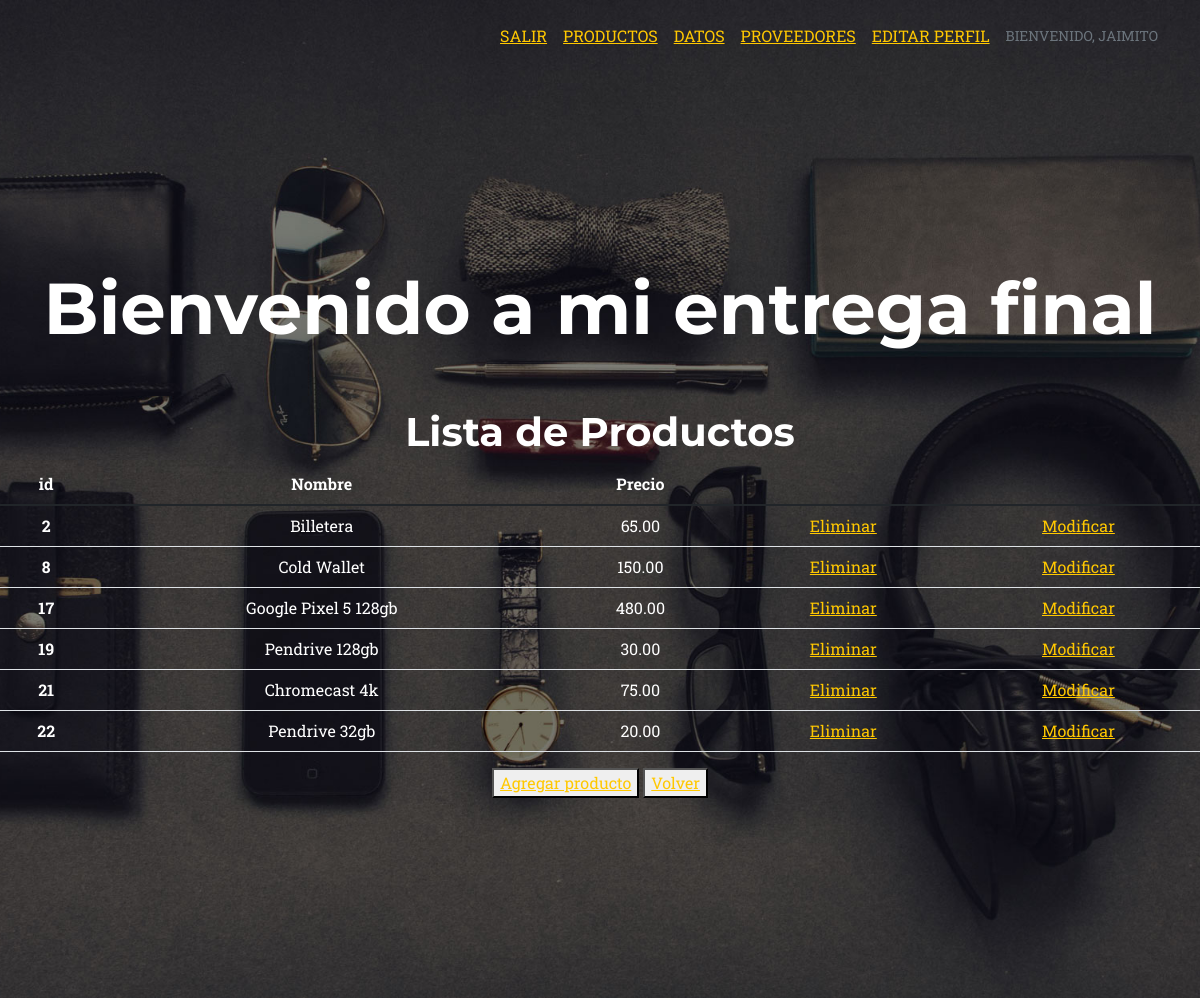
Page /app_negocio/productos (signed in) on the committed database.
### app_negocio/models.py (models this page shows, shortened)
class Productos(models.Model):
    nombre = models.CharField(max_length=40)
    precio = models.DecimalField(max_digits=8, decimal_places=2)

### app_negocio/views.py (the view)
# urls.py: path("productos" , views.productos, name="productos"),
@login_required
def productos(request):
    producto = Productos.objects.all()
    return render( request , "productos.html", {"producto": producto} )

### app_negocio/template/productos.html
{% extends "padre.html" %}
{%  load static %}
{% block contenido %}
<h1 style="color:white" text-align="center">Lista de Productos</h1>
    <table class="table">
        <thead>
          <tr>
            <th scope="col" style="color: white">id</th>
            <th scope="col" style="color: white">Nombre</th>
            <th scope="col" style="color: white">Precio</th>
          </tr>
        </thead>
        <tbody>
            {% for n in producto %}
            <tr>
                <th scope="row" style="color: white">{{n.id}}</th>
                <td style="color: white">{{n.nombre}}</td>
                <td style="color: white">{{n.precio}}</td>
                <td><a href="{% url 'elimina_producto' n.id %}">Eliminar</a></td>
                <td><a href="{% url 'modificar_producto' n.id %}">Modificar</a></td>
            </tr>
            {% endfor %}
        </tbody>
      </table>
      <button>
        <a href="alta_productos">Agregar producto</a>
      </button>
    <button>
      <a href="{% url 'inicio' %}">Volver</a>
    </button>
{% endblock %}

### app_negocio/template/padre.html (shortened to what this page needs)
<!DOCTYPE html>
<html lang="en">
    <head>
        {% load static %}
        <link href="{% static 'app_negocio/css/styles.css' %}" rel="stylesheet" />
    </head>
    <body id="page-top">
        <nav class="navbar navbar-expand-lg navbar-dark fixed-top" id="mainNav">
            <div class="container">
                <div class="collapse navbar-collapse" id="navbarResponsive">
                    <ul class="navbar-nav text-uppercase ms-auto py-4 py-lg-0">
                        {%if request.user.is_authenticated %}
                        <li class="nav-item"><a class="" href="{% url 'Logout' %}">Salir</a></li>
                        {% endif %}
                        {%if request.user.is_authenticated %}
                        <li class="nav-item"><a class="" href="{% url 'productos' %}">Productos</a></li>
                        {% endif %}
                        {%if request.user.is_authenticated %}
                        <li class="nav-item"><a class="" href="{% url 'datos' %}">Datos</a></li>
                        {% endif %}
                        {%if request.user.is_authenticated %}
                        <li class="nav-item"><a class="" href="{% url 'proveedores' %}">Proveedores</a></li>
                        {% endif %}
                        {%if request.user.is_authenticated %}
                        <li class="nav-item"><a class="" href="{% url 'editar_perfil' %}">Editar Perfil</a></li>
                        {% endif %}
                        {%if request.user.is_authenticated %}
                        <p class="text-muted small mb-4">Bienvenido, {{user.username}}</p>
                        {% endif %}
                    </ul>
                </div>
            </div>
        </nav>
        <header class="masthead">
            <div class="container">
                <div class="masthead-heading">Bienvenido a mi entrega final</div>
           </div>
        {% block contenido %}
        {% endblock %}
        </header>
    </body>
</html>

### rows in the picture
Productos: id "2", nombre "Billetera", precio "65.00"
Productos: id "8", nombre "Cold Wallet", precio "150.00"
Productos: id "17", nombre "Google Pixel 5 128gb", precio "480.00"
Productos: id "19", nombre "Pendrive 128gb", precio "30.00"
Productos: id "21", nombre "Chromecast 4k", precio "75.00"
Productos: id "22", nombre "Pendrive 32gb", precio "20.00"

### other values in the picture
{{ user.username }} "JAIMITO"
